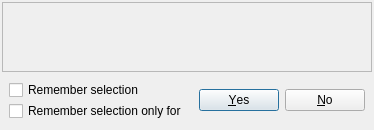
<?xml version="1.0" encoding="UTF-8"?>
<ui version="4.0">
 <class>QuestionBoxMemory</class>
 <widget class="QDialog" name="QuestionBoxMemory">
  <property name="geometry">
   <rect>
    <x>0</x>
    <y>0</y>
    <width>374</width>
    <height>130</height>
   </rect>
  </property>
  <property name="windowTitle">
   <string notr="true">Placeholder</string>
  </property>
  <layout class="QVBoxLayout" name="verticalLayout" stretch="1,0">
   <property name="spacing">
    <number>1</number>
   </property>
   <property name="margin">
    <number>2</number>
   </property>
   <item>
    <widget class="QFrame" name="frame">
     <property name="frameShape">
      <enum>QFrame::StyledPanel</enum>
     </property>
     <property name="frameShadow">
      <enum>QFrame::Raised</enum>
     </property>
     <layout class="QHBoxLayout" name="horizontalLayout" stretch="0,0">
      <item>
       <widget class="QLabel" name="iconLabel">
        <property name="sizePolicy">
         <sizepolicy hsizetype="Fixed" vsizetype="Preferred">
          <horstretch>0</horstretch>
          <verstretch>0</verstretch>
         </sizepolicy>
        </property>
        <property name="minimumSize">
         <size>
          <width>36</width>
          <height>36</height>
         </size>
        </property>
        <property name="autoFillBackground">
         <bool>false</bool>
        </property>
        <property name="text">
         <string/>
        </property>
        <property name="alignment">
         <set>Qt::AlignLeading|Qt::AlignLeft|Qt::AlignTop</set>
        </property>
       </widget>
      </item>
      <item>
       <widget class="QLabel" name="messageLabel">
        <property name="font">
         <font>
          <pointsize>9</pointsize>
         </font>
        </property>
        <property name="text">
         <string/>
        </property>
        <property name="alignment">
         <set>Qt::AlignLeading|Qt::AlignLeft|Qt::AlignTop</set>
        </property>
        <property name="wordWrap">
         <bool>true</bool>
        </property>
       </widget>
      </item>
     </layout>
    </widget>
   </item>
   <item>
    <layout class="QHBoxLayout" name="horizontalLayout_2">
     <property name="margin">
      <number>7</number>
     </property>
     <item>
      <layout class="QVBoxLayout" name="verticalLayout_2">
       <item>
        <widget class="QCheckBox" name="rememberCheckBox">
         <property name="text">
          <string>Remember selection</string>
         </property>
        </widget>
       </item>
       <item>
        <widget class="QCheckBox" name="rememberForCheckBox">
         <property name="text">
          <string>Remember selection only for</string>
         </property>
        </widget>
       </item>
      </layout>
     </item>
     <item>
      <widget class="QDialogButtonBox" name="buttonBox">
       <property name="enabled">
        <bool>true</bool>
       </property>
       <property name="orientation">
        <enum>Qt::Horizontal</enum>
       </property>
       <property name="standardButtons">
        <set>QDialogButtonBox::No|QDialogButtonBox::Yes</set>
       </property>
      </widget>
     </item>
    </layout>
   </item>
  </layout>
 </widget>
 <resources/>
 <connections>
  <connection>
   <sender>buttonBox</sender>
   <signal>accepted()</signal>
   <receiver>QuestionBoxMemory</receiver>
   <slot>accept()</slot>
   <hints>
    <hint type="sourcelabel">
     <x>248</x>
     <y>254</y>
    </hint>
    <hint type="destinationlabel">
     <x>157</x>
     <y>274</y>
    </hint>
   </hints>
  </connection>
  <connection>
   <sender>buttonBox</sender>
   <signal>rejected()</signal>
   <receiver>QuestionBoxMemory</receiver>
   <slot>reject()</slot>
   <hints>
    <hint type="sourcelabel">
     <x>316</x>
     <y>260</y>
    </hint>
    <hint type="destinationlabel">
     <x>286</x>
     <y>274</y>
    </hint>
   </hints>
  </connection>
 </connections>
</ui>
